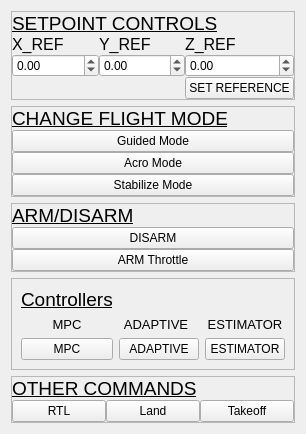
           <widget class="QWidget" name="ControlsPage">
            <layout class="QVBoxLayout" name="verticalLayout_3">
             <item>
              <widget class="QFrame" name="setpoint_controls">
               <property name="frameShape">
                <enum>QFrame::StyledPanel</enum>
               </property>
               <property name="frameShadow">
                <enum>QFrame::Raised</enum>
               </property>
               <layout class="QGridLayout" name="gridLayout_4">
                <property name="leftMargin">
                 <number>0</number>
                </property>
                <property name="topMargin">
                 <number>0</number>
                </property>
                <property name="rightMargin">
                 <number>0</number>
                </property>
                <property name="bottomMargin">
                 <number>0</number>
                </property>
                <property name="spacing">
                 <number>0</number>
                </property>
                <item row="4" column="2">
                 <widget class="QDoubleSpinBox" name="y_ref">
                  <property name="minimum">
                   <double>-100.000000000000000</double>
                  </property>
                  <property name="maximum">
                   <double>100.000000000000000</double>
                  </property>
                  <property name="stepType">
                   <enum>QAbstractSpinBox::AdaptiveDecimalStepType</enum>
                  </property>
                 </widget>
                </item>
                <item row="4" column="3">
                 <widget class="QDoubleSpinBox" name="z_ref">
                  <property name="minimum">
                   <double>-100.000000000000000</double>
                  </property>
                  <property name="maximum">
                   <double>100.000000000000000</double>
                  </property>
                  <property name="stepType">
                   <enum>QAbstractSpinBox::AdaptiveDecimalStepType</enum>
                  </property>
                 </widget>
                </item>
                <item row="0" column="1" colspan="3">
                 <widget class="QLabel" name="label_4">
                  <property name="sizePolicy">
                   <sizepolicy hsizetype="Expanding" vsizetype="Preferred">
                    <horstretch>0</horstretch>
                    <verstretch>0</verstretch>
                   </sizepolicy>
                  </property>
                  <property name="minimumSize">
                   <size>
                    <width>0</width>
                    <height>0</height>
                   </size>
                  </property>
                  <property name="maximumSize">
                   <size>
                    <width>16777215</width>
                    <height>40</height>
                   </size>
                  </property>
                  <property name="font">
                   <font>
                    <pointsize>14</pointsize>
                    <weight>50</weight>
                    <italic>false</italic>
                    <bold>false</bold>
                    <underline>true</underline>
                    <strikeout>false</strikeout>
                   </font>
                  </property>
                  <property name="text">
                   <string>SETPOINT CONTROLS</string>
                  </property>
                 </widget>
                </item>
                <item row="4" column="1">
                 <widget class="QDoubleSpinBox" name="x_ref">
                  <property name="prefix">
                   <string/>
                  </property>
                  <property name="suffix">
                   <string/>
                  </property>
                  <property name="minimum">
                   <double>-100.000000000000000</double>
                  </property>
                  <property name="maximum">
                   <double>100.000000000000000</double>
                  </property>
                  <property name="stepType">
                   <enum>QAbstractSpinBox::AdaptiveDecimalStepType</enum>
                  </property>
                 </widget>
                </item>
                <item row="1" column="3">
                 <widget class="QLabel" name="label_11">
                  <property name="maximumSize">
                   <size>
                    <width>16777215</width>
                    <height>40</height>
                   </size>
                  </property>
                  <property name="font">
                   <font>
                    <pointsize>12</pointsize>
                   </font>
                  </property>
                  <property name="text">
                   <string>Z_REF</string>
                  </property>
                 </widget>
                </item>
                <item row="1" column="1">
                 <widget class="QLabel" name="label_7">
                  <property name="maximumSize">
                   <size>
                    <width>16777215</width>
                    <height>40</height>
                   </size>
                  </property>
                  <property name="font">
                   <font>
                    <pointsize>12</pointsize>
                    <weight>50</weight>
                    <italic>false</italic>
                    <bold>false</bold>
                    <underline>false</underline>
                   </font>
                  </property>
                  <property name="text">
                   <string>X_REF</string>
                  </property>
                 </widget>
                </item>
                <item row="1" column="2">
                 <widget class="QLabel" name="label_10">
                  <property name="maximumSize">
                   <size>
                    <width>16777215</width>
                    <height>40</height>
                   </size>
                  </property>
                  <property name="font">
                   <font>
                    <pointsize>12</pointsize>
                   </font>
                  </property>
                  <property name="text">
                   <string>Y_REF</string>
                  </property>
                 </widget>
                </item>
                <item row="5" column="3">
                 <widget class="QPushButton" name="confirmReference">
                  <property name="text">
                   <string>SET REFERENCE</string>
                  </property>
                  <property name="icon">
                   <iconset resource="resources.qrc">
                    <normaloff>:/icons/feather/check-square.svg</normaloff>:/icons/feather/check-square.svg</iconset>
                  </property>
                  <property name="iconSize">
                   <size>
                    <width>24</width>
                    <height>24</height>
                   </size>
                  </property>
                 </widget>
                </item>
               </layout>
              </widget>
             </item>
             <item>
              <widget class="QFrame" name="mode_controls">
               <property name="frameShape">
                <enum>QFrame::StyledPanel</enum>
               </property>
               <property name="frameShadow">
                <enum>QFrame::Raised</enum>
               </property>
               <layout class="QVBoxLayout" name="verticalLayout_13">
                <property name="spacing">
                 <number>0</number>
                </property>
                <property name="leftMargin">
                 <number>0</number>
                </property>
                <property name="topMargin">
                 <number>0</number>
                </property>
                <property name="rightMargin">
                 <number>0</number>
                </property>
                <property name="bottomMargin">
                 <number>0</number>
                </property>
                <item>
                 <widget class="QLabel" name="label_5">
                  <property name="maximumSize">
                   <size>
                    <width>16777215</width>
                    <height>40</height>
                   </size>
                  </property>
                  <property name="font">
                   <font>
                    <pointsize>14</pointsize>
                    <italic>false</italic>
                    <underline>true</underline>
                   </font>
                  </property>
                  <property name="text">
                   <string>CHANGE FLIGHT MODE</string>
                  </property>
                 </widget>
                </item>
                <item>
                 <widget class="QPushButton" name="guidedButton">
                  <property name="text">
                   <string>Guided Mode</string>
                  </property>
                  <property name="icon">
                   <iconset resource="resources.qrc">
                    <normaloff>:/icons/feather/circle.svg</normaloff>:/icons/feather/circle.svg</iconset>
                  </property>
                  <property name="iconSize">
                   <size>
                    <width>24</width>
                    <height>24</height>
                   </size>
                  </property>
                 </widget>
                </item>
                <item>
                 <widget class="QPushButton" name="acroButton">
                  <property name="text">
                   <string>Acro Mode</string>
                  </property>
                  <property name="icon">
                   <iconset resource="resources.qrc">
                    <normaloff>:/icons/feather/circle.svg</normaloff>:/icons/feather/circle.svg</iconset>
                  </property>
                  <property name="iconSize">
                   <size>
                    <width>24</width>
                    <height>24</height>
                   </size>
                  </property>
                 </widget>
                </item>
                <item>
                 <widget class="QPushButton" name="stabilizeButton">
                  <property name="text">
                   <string>Stabilize Mode</string>
                  </property>
                  <property name="icon">
                   <iconset resource="resources.qrc">
                    <normaloff>:/icons/feather/circle.svg</normaloff>:/icons/feather/circle.svg</iconset>
                  </property>
                  <property name="iconSize">
                   <size>
                    <width>24</width>
                    <height>24</height>
                   </size>
                  </property>
                 </widget>
                </item>
               </layout>
              </widget>
             </item>
             <item>
              <widget class="QFrame" name="control_buttons">
               <property name="frameShape">
                <enum>QFrame::StyledPanel</enum>
               </property>
               <property name="frameShadow">
                <enum>QFrame::Raised</enum>
               </property>
               <layout class="QVBoxLayout" name="verticalLayout_11">
                <property name="spacing">
                 <number>0</number>
                </property>
                <property name="leftMargin">
                 <number>0</number>
                </property>
                <property name="topMargin">
                 <number>0</number>
                </property>
                <property name="rightMargin">
                 <number>0</number>
                </property>
                <property name="bottomMargin">
                 <number>0</number>
                </property>
                <item>
                 <widget class="QLabel" name="label_6">
                  <property name="maximumSize">
                   <size>
                    <width>16777215</width>
                    <height>40</height>
                   </size>
                  </property>
                  <property name="font">
                   <font>
                    <pointsize>14</pointsize>
                    <underline>true</underline>
                   </font>
                  </property>
                  <property name="text">
                   <string>ARM/DISARM</string>
                  </property>
                 </widget>
                </item>
                <item>
                 <widget class="QPushButton" name="disarmBtn">
                  <property name="text">
                   <string>DISARM</string>
                  </property>
                  <property name="icon">
                   <iconset resource="resources.qrc">
                    <normaloff>:/icons/feather/zap-off.svg</normaloff>:/icons/feather/zap-off.svg</iconset>
                  </property>
                  <property name="iconSize">
                   <size>
                    <width>24</width>
                    <height>24</height>
                   </size>
                  </property>
                 </widget>
                </item>
                <item>
                 <widget class="QPushButton" name="armBtn">
                  <property name="text">
                   <string>ARM Throttle</string>
                  </property>
                  <property name="icon">
                   <iconset resource="resources.qrc">
                    <normaloff>:/icons/feather/zap.svg</normaloff>:/icons/feather/zap.svg</iconset>
                  </property>
                  <property name="iconSize">
                   <size>
                    <width>24</width>
                    <height>24</height>
                   </size>
                  </property>
                 </widget>
                </item>
               </layout>
              </widget>
             </item>
             <item>
              <widget class="QFrame" name="frame_4">
               <property name="frameShape">
                <enum>QFrame::StyledPanel</enum>
               </property>
               <property name="frameShadow">
                <enum>QFrame::Raised</enum>
               </property>
               <layout class="QGridLayout" name="gridLayout_6">
                <item row="1" column="0">
                 <widget class="QLabel" name="label_21">
                  <property name="sizePolicy">
                   <sizepolicy hsizetype="Expanding" vsizetype="Preferred">
                    <horstretch>0</horstretch>
                    <verstretch>0</verstretch>
                   </sizepolicy>
                  </property>
                  <property name="font">
                   <font>
                    <pointsize>10</pointsize>
                   </font>
                  </property>
                  <property name="text">
                   <string>MPC</string>
                  </property>
                  <property name="alignment">
                   <set>Qt::AlignCenter</set>
                  </property>
                 </widget>
                </item>
                <item row="1" column="1">
                 <widget class="QLabel" name="label_22">
                  <property name="sizePolicy">
                   <sizepolicy hsizetype="Expanding" vsizetype="Preferred">
                    <horstretch>0</horstretch>
                    <verstretch>0</verstretch>
                   </sizepolicy>
                  </property>
                  <property name="font">
                   <font>
                    <pointsize>10</pointsize>
                   </font>
                  </property>
                  <property name="text">
                   <string>ADAPTIVE</string>
                  </property>
                  <property name="alignment">
                   <set>Qt::AlignCenter</set>
                  </property>
                 </widget>
                </item>
                <item row="2" column="1" colspan="2">
                 <widget class="QPushButton" name="ADA_ON_OFF_BTN">
                  <property name="sizePolicy">
                   <sizepolicy hsizetype="Preferred" vsizetype="Fixed">
                    <horstretch>0</horstretch>
                    <verstretch>0</verstretch>
                   </sizepolicy>
                  </property>
                  <property name="text">
                   <string>ADAPTIVE</string>
                  </property>
                 </widget>
                </item>
                <item row="2" column="3">
                 <widget class="QPushButton" name="ESTIM_ON_OFF_BTN">
                  <property name="sizePolicy">
                   <sizepolicy hsizetype="Preferred" vsizetype="Fixed">
                    <horstretch>0</horstretch>
                    <verstretch>0</verstretch>
                   </sizepolicy>
                  </property>
                  <property name="text">
                   <string>ESTIMATOR</string>
                  </property>
                 </widget>
                </item>
                <item row="0" column="0">
                 <widget class="QLabel" name="label_20">
                  <property name="font">
                   <font>
                    <pointsize>14</pointsize>
                    <underline>true</underline>
                   </font>
                  </property>
                  <property name="text">
                   <string>Controllers</string>
                  </property>
                 </widget>
                </item>
                <item row="2" column="0">
                 <widget class="QPushButton" name="MPC_ON_OFF_BTN">
                  <property name="sizePolicy">
                   <sizepolicy hsizetype="Preferred" vsizetype="Fixed">
                    <horstretch>0</horstretch>
                    <verstretch>0</verstretch>
                   </sizepolicy>
                  </property>
                  <property name="layoutDirection">
                   <enum>Qt::LeftToRight</enum>
                  </property>
                  <property name="text">
                   <string>MPC</string>
                  </property>
                 </widget>
                </item>
                <item row="1" column="3">
                 <widget class="QLabel" name="label_23">
                  <property name="sizePolicy">
                   <sizepolicy hsizetype="Expanding" vsizetype="Preferred">
                    <horstretch>0</horstretch>
                    <verstretch>0</verstretch>
                   </sizepolicy>
                  </property>
                  <property name="font">
                   <font>
                    <pointsize>10</pointsize>
                   </font>
                  </property>
                  <property name="text">
                   <string>ESTIMATOR</string>
                  </property>
                  <property name="alignment">
                   <set>Qt::AlignCenter</set>
                  </property>
                 </widget>
                </item>
               </layout>
              </widget>
             </item>
             <item>
              <widget class="QFrame" name="OTHER_COMMANDS">
               <property name="frameShape">
                <enum>QFrame::StyledPanel</enum>
               </property>
               <property name="frameShadow">
                <enum>QFrame::Raised</enum>
               </property>
               <layout class="QGridLayout" name="gridLayout_5">
                <property name="leftMargin">
                 <number>0</number>
                </property>
                <property name="topMargin">
                 <number>0</number>
                </property>
                <property name="rightMargin">
                 <number>0</number>
                </property>
                <property name="bottomMargin">
                 <number>0</number>
                </property>
                <property name="spacing">
                 <number>0</number>
                </property>
                <item row="1" column="0">
                 <widget class="QPushButton" name="returnToLaunchBtn">
                  <property name="text">
                   <string>RTL</string>
                  </property>
                  <property name="icon">
                   <iconset resource="resources.qrc">
                    <normaloff>:/icons/feather/home.svg</normaloff>:/icons/feather/home.svg</iconset>
                  </property>
                  <property name="iconSize">
                   <size>
                    <width>24</width>
                    <height>24</height>
                   </size>
                  </property>
                 </widget>
                </item>
                <item row="1" column="1">
                 <widget class="QPushButton" name="landButton">
                  <property name="text">
                   <string>Land</string>
                  </property>
                  <property name="icon">
                   <iconset resource="resources.qrc">
                    <normaloff>:/icons/feather/arrow-down.svg</normaloff>:/icons/feather/arrow-down.svg</iconset>
                  </property>
                  <property name="iconSize">
                   <size>
                    <width>24</width>
                    <height>24</height>
                   </size>
                  </property>
                 </widget>
                </item>
                <item row="1" column="2">
                 <widget class="QPushButton" name="takeoffBtn">
                  <property name="text">
                   <string>Takeoff</string>
                  </property>
                  <property name="icon">
                   <iconset resource="resources.qrc">
                    <normaloff>:/icons/feather/arrow-up.svg</normaloff>:/icons/feather/arrow-up.svg</iconset>
                  </property>
                  <property name="iconSize">
                   <size>
                    <width>24</width>
                    <height>24</height>
                   </size>
                  </property>
                 </widget>
                </item>
                <item row="0" column="0" colspan="3">
                 <widget class="QLabel" name="label_12">
                  <property name="sizePolicy">
                   <sizepolicy hsizetype="Preferred" vsizetype="Preferred">
                    <horstretch>0</horstretch>
                    <verstretch>0</verstretch>
                   </sizepolicy>
                  </property>
                  <property name="maximumSize">
                   <size>
                    <width>16777215</width>
                    <height>40</height>
                   </size>
                  </property>
                  <property name="font">
                   <font>
                    <pointsize>14</pointsize>
                    <underline>true</underline>
                   </font>
                  </property>
                  <property name="text">
                   <string>OTHER COMMANDS</string>
                  </property>
                 </widget>
                </item>
               </layout>
              </widget>
             </item>
            </layout>
           </widget>
